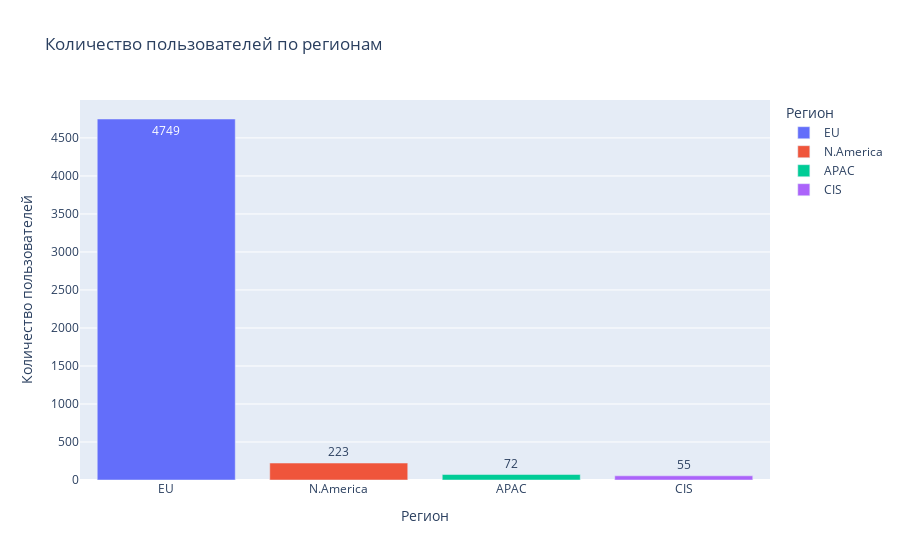

Notebook source saved alongside this figure:
### Code cell
# Отразим на графике
fig = px.bar(region_user, 
       # по оси x выберем регион
       x ='region', 
       # по оси y количество пользователей
       y = 'count',
       # обозначим регион      
       text = 'count',
       # выберем цвет     
       color = 'region',
       # сделаем подписи на графике      
       title = 'Количество пользователей по регионам',
      labels = {'count' : 'Количество пользователей',
               'region' : 'Регион'})

fig.show()

### Figure 1 — Plotly figure (JSON) as saved in the notebook; plotly's stock layout.template omitted (floating-point values rounded to 4 significant figures)
{"data": [{"alignmentgroup": "True", "hovertemplate": "Регион=%{x}<br>Количество пользователей=%{text}<extra></extra>", "legendgroup": "EU", "marker": {"color": "#636efa", "pattern": {"shape": ""}}, "name": "EU", "offsetgroup": "EU", "orientation": "v", "showlegend": true, "text": [4749], "textposition": "auto", "type": "bar", "x": ["EU"], "xaxis": "x", "y": [4749], "yaxis": "y"}, {"alignmentgroup": "True", "hovertemplate": "Регион=%{x}<br>Количество пользователей=%{text}<extra></extra>", "legendgroup": "N.America", "marker": {"color": "#EF553B", "pattern": {"shape": ""}}, "name": "N.America", "offsetgroup": "N.America", "orientation": "v", "showlegend": true, "text": [223], "textposition": "auto", "type": "bar", "x": ["N.America"], "xaxis": "x", "y": [223], "yaxis": "y"}, {"alignmentgroup": "True", "hovertemplate": "Регион=%{x}<br>Количество пользователей=%{text}<extra></extra>", "legendgroup": "APAC", "marker": {"color": "#00cc96", "pattern": {"shape": ""}}, "name": "APAC", "offsetgroup": "APAC", "orientation": "v", "showlegend": true, "text": [72], "textposition": "auto", "type": "bar", "x": ["APAC"], "xaxis": "x", "y": [72], "yaxis": "y"}, {"alignmentgroup": "True", "hovertemplate": "Регион=%{x}<br>Количество пользователей=%{text}<extra></extra>", "legendgroup": "CIS", "marker": {"color": "#ab63fa", "pattern": {"shape": ""}}, "name": "CIS", "offsetgroup": "CIS", "orientation": "v", "showlegend": true, "text": [55], "textposition": "auto", "type": "bar", "x": ["CIS"], "xaxis": "x", "y": [55], "yaxis": "y"}], "layout": {"barmode": "relative", "legend": {"title": {"text": "Регион"}, "tracegroupgap": 0}, "title": {"text": "Количество пользователей по регионам"}, "xaxis": {"anchor": "y", "categoryarray": ["EU", "N.America", "APAC", "CIS"], "categoryorder": "array", "domain": [0, 1], "title": {"text": "Регион"}}, "yaxis": {"anchor": "x", "domain": [0, 1], "title": {"text": "Количество пользователей"}}}}
